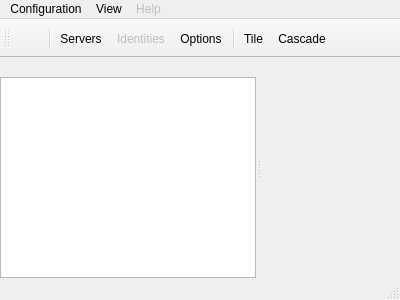
<?xml version="1.0" encoding="UTF-8"?>
<ui version="4.0">
 <class>MainWindow</class>
 <widget class="QMainWindow" name="MainWindow">
  <property name="geometry">
   <rect>
    <x>0</x>
    <y>0</y>
    <width>400</width>
    <height>300</height>
   </rect>
  </property>
  <property name="contextMenuPolicy">
   <enum>Qt::NoContextMenu</enum>
  </property>
  <property name="windowTitle">
   <string>SPE4K</string>
  </property>
  <widget class="QWidget" name="centralWidget">
   <layout class="QHBoxLayout" name="horizontalLayout">
    <property name="leftMargin">
     <number>0</number>
    </property>
    <property name="topMargin">
     <number>0</number>
    </property>
    <property name="rightMargin">
     <number>10</number>
    </property>
    <property name="bottomMargin">
     <number>0</number>
    </property>
    <item>
     <widget class="QStackedWidget" name="stackedWidget">
      <property name="contextMenuPolicy">
       <enum>Qt::NoContextMenu</enum>
      </property>
     </widget>
    </item>
   </layout>
  </widget>
  <widget class="QMenuBar" name="menuBar">
   <property name="geometry">
    <rect>
     <x>0</x>
     <y>0</y>
     <width>400</width>
     <height>21</height>
    </rect>
   </property>
   <widget class="QMenu" name="menuConfiguration">
    <property name="title">
     <string>Configuration</string>
    </property>
    <addaction name="actionServers"/>
    <addaction name="actionIdentities"/>
    <addaction name="separator"/>
    <addaction name="actionOptions"/>
   </widget>
   <widget class="QMenu" name="menuWindow">
    <property name="title">
     <string>View</string>
    </property>
    <widget class="QMenu" name="menuWindows">
     <property name="title">
      <string>Windows</string>
     </property>
     <addaction name="actionCascade"/>
     <addaction name="actionTile"/>
    </widget>
    <addaction name="actionTree"/>
    <addaction name="actionTabs"/>
    <addaction name="menuWindows"/>
   </widget>
   <widget class="QMenu" name="menuHelp">
    <property name="enabled">
     <bool>false</bool>
    </property>
    <property name="title">
     <string>Help</string>
    </property>
   </widget>
   <addaction name="menuConfiguration"/>
   <addaction name="menuWindow"/>
   <addaction name="menuHelp"/>
  </widget>
  <widget class="QStatusBar" name="statusBar"/>
  <widget class="QToolBar" name="toolBar">
   <property name="contextMenuPolicy">
    <enum>Qt::NoContextMenu</enum>
   </property>
   <attribute name="toolBarArea">
    <enum>TopToolBarArea</enum>
   </attribute>
   <attribute name="toolBarBreak">
    <bool>false</bool>
   </attribute>
   <addaction name="actionTbConnection"/>
   <addaction name="separator"/>
   <addaction name="actionServers"/>
   <addaction name="actionIdentities"/>
   <addaction name="actionOptions"/>
   <addaction name="separator"/>
   <addaction name="actionTile"/>
   <addaction name="actionCascade"/>
  </widget>
  <widget class="QDockWidget" name="dockWidget">
   <property name="minimumSize">
    <size>
     <width>200</width>
     <height>144</height>
    </size>
   </property>
   <property name="features">
    <set>QDockWidget::DockWidgetMovable</set>
   </property>
   <property name="allowedAreas">
    <set>Qt::LeftDockWidgetArea|Qt::RightDockWidgetArea</set>
   </property>
   <attribute name="dockWidgetArea">
    <number>1</number>
   </attribute>
   <widget class="QWidget" name="dockWidgetContents">
    <layout class="QVBoxLayout" name="verticalLayout">
     <property name="margin">
      <number>0</number>
     </property>
     <item>
      <widget class="QTreeWidget" name="treeWidget">
       <property name="focusPolicy">
        <enum>Qt::NoFocus</enum>
       </property>
       <attribute name="headerVisible">
        <bool>false</bool>
       </attribute>
       <column>
        <property name="text">
         <string notr="true">1</string>
        </property>
       </column>
      </widget>
     </item>
    </layout>
   </widget>
  </widget>
  <action name="actionTbConnection">
   <property name="checkable">
    <bool>true</bool>
   </property>
   <property name="icon">
    <iconset resource="../../icons.qrc">
     <normaloff>:/icons/assets/icons/plug-disconnect.png</normaloff>
     <activeon>:/icons/assets/icons/plug-connect.png</activeon>:/icons/assets/icons/plug-disconnect.png</iconset>
   </property>
  </action>
  <action name="actionOptions">
   <property name="icon">
    <iconset resource="../../icons.qrc">
     <normaloff>:/icons/assets/icons/wrench-screwdriver.png</normaloff>:/icons/assets/icons/wrench-screwdriver.png</iconset>
   </property>
   <property name="text">
    <string>Options</string>
   </property>
   <property name="shortcut">
    <string>Ctrl+O</string>
   </property>
  </action>
  <action name="actionTree">
   <property name="checkable">
    <bool>true</bool>
   </property>
   <property name="checked">
    <bool>true</bool>
   </property>
   <property name="text">
    <string>Tree</string>
   </property>
  </action>
  <action name="actionTabs">
   <property name="checkable">
    <bool>true</bool>
   </property>
   <property name="text">
    <string>Tabs</string>
   </property>
  </action>
  <action name="actionCascade">
   <property name="icon">
    <iconset resource="../../icons.qrc">
     <normaloff>:/icons/assets/icons/applications-stack.png</normaloff>:/icons/assets/icons/applications-stack.png</iconset>
   </property>
   <property name="text">
    <string>Cascade</string>
   </property>
  </action>
  <action name="actionTile">
   <property name="icon">
    <iconset resource="../../icons.qrc">
     <normaloff>:/icons/assets/icons/application-tile.png</normaloff>:/icons/assets/icons/application-tile.png</iconset>
   </property>
   <property name="text">
    <string>Tile</string>
   </property>
  </action>
  <action name="actionServers">
   <property name="icon">
    <iconset resource="../../icons.qrc">
     <normaloff>:/icons/assets/icons/servers-network.png</normaloff>:/icons/assets/icons/servers-network.png</iconset>
   </property>
   <property name="text">
    <string>Servers</string>
   </property>
   <property name="shortcut">
    <string>Ctrl+S</string>
   </property>
  </action>
  <action name="actionIdentities">
   <property name="enabled">
    <bool>false</bool>
   </property>
   <property name="icon">
    <iconset resource="../../icons.qrc">
     <normaloff>:/icons/assets/icons/card-address.png</normaloff>:/icons/assets/icons/card-address.png</iconset>
   </property>
   <property name="text">
    <string>Identities</string>
   </property>
   <property name="shortcut">
    <string>Ctrl+I</string>
   </property>
  </action>
 </widget>
 <layoutdefault spacing="6" margin="11"/>
 <resources>
  <include location="../../icons.qrc"/>
 </resources>
 <connections/>
</ui>
